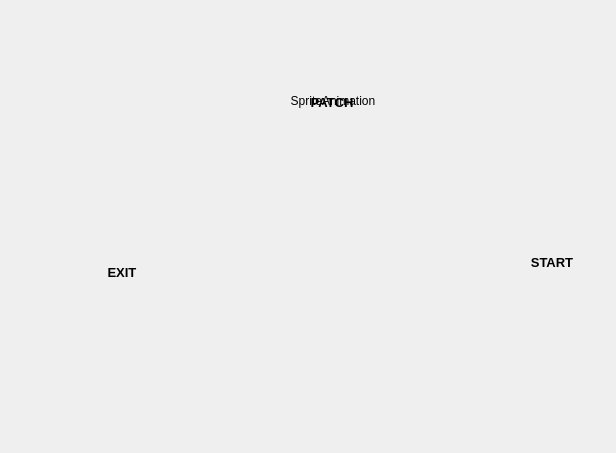
<?xml version="1.0" encoding="UTF-8"?>
<ui version="4.0">
 <class>MainWindow</class>
 <widget class="QMainWindow" name="MainWindow">
  <property name="geometry">
   <rect>
    <x>0</x>
    <y>0</y>
    <width>616</width>
    <height>453</height>
   </rect>
  </property>
  <property name="windowTitle">
   <string>MainWindow</string>
  </property>
  <property name="styleSheet">
   <string notr="true">QPushButton {
	background-color: transparent;
	border: none;
	background-image: url(:/img/btn/normal);
}

QPushButton:disabled {
	background-image: url(:/img/btn/disable);
}</string>
  </property>
  <widget class="QWidget" name="centralWidget">
   <widget class="QLabel" name="MainImage">
    <property name="geometry">
     <rect>
      <x>10</x>
      <y>10</y>
      <width>551</width>
      <height>451</height>
     </rect>
    </property>
    <property name="text">
     <string/>
    </property>
    <property name="pixmap">
     <pixmap resource="resource.qrc">:/img/main</pixmap>
    </property>
   </widget>
   <widget class="QPushButton" name="btnPatch">
    <property name="geometry">
     <rect>
      <x>300</x>
      <y>70</y>
      <width>64</width>
      <height>64</height>
     </rect>
    </property>
    <property name="font">
     <font>
      <pointsize>10</pointsize>
      <weight>75</weight>
      <bold>true</bold>
     </font>
    </property>
    <property name="cursor">
     <cursorShape>PointingHandCursor</cursorShape>
    </property>
    <property name="styleSheet">
     <string notr="true">:hover {
	background-image: url(:/img/btn/warning);
}</string>
    </property>
    <property name="text">
     <string>PATCH</string>
    </property>
   </widget>
   <widget class="QPushButton" name="btnStart">
    <property name="geometry">
     <rect>
      <x>520</x>
      <y>230</y>
      <width>64</width>
      <height>64</height>
     </rect>
    </property>
    <property name="font">
     <font>
      <pointsize>10</pointsize>
      <weight>75</weight>
      <bold>true</bold>
     </font>
    </property>
    <property name="cursor">
     <cursorShape>PointingHandCursor</cursorShape>
    </property>
    <property name="styleSheet">
     <string notr="true">:hover {
	background-image: url(:/img/btn/success);
}</string>
    </property>
    <property name="text">
     <string>START</string>
    </property>
   </widget>
   <widget class="QPushButton" name="btnExit">
    <property name="geometry">
     <rect>
      <x>90</x>
      <y>240</y>
      <width>64</width>
      <height>64</height>
     </rect>
    </property>
    <property name="font">
     <font>
      <pointsize>10</pointsize>
      <weight>75</weight>
      <bold>true</bold>
     </font>
    </property>
    <property name="cursor">
     <cursorShape>PointingHandCursor</cursorShape>
    </property>
    <property name="styleSheet">
     <string notr="true">:hover {
	background-image: url(:/img/btn/danger);
}</string>
    </property>
    <property name="text">
     <string>EXIT</string>
    </property>
   </widget>
   <widget class="AnimatedLabel" name="animation">
    <property name="geometry">
     <rect>
      <x>237</x>
      <y>5</y>
      <width>192</width>
      <height>192</height>
     </rect>
    </property>
    <property name="text">
     <string>SpriteAnimation</string>
    </property>
    <property name="alignment">
     <set>Qt::AlignCenter</set>
    </property>
   </widget>
   <widget class="QLabel" name="label">
    <property name="geometry">
     <rect>
      <x>240</x>
      <y>220</y>
      <width>191</width>
      <height>181</height>
     </rect>
    </property>
    <property name="pixmap">
     <pixmap resource="resource.qrc">:/img/img/logo.png</pixmap>
    </property>
   </widget>
  </widget>
 </widget>
 <layoutdefault spacing="6" margin="11"/>
 <customwidgets>
  <customwidget>
   <class>AnimatedLabel</class>
   <extends>QLabel</extends>
   <header>animatedlabel.h</header>
  </customwidget>
 </customwidgets>
 <resources>
  <include location="resource.qrc"/>
 </resources>
 <connections/>
</ui>
